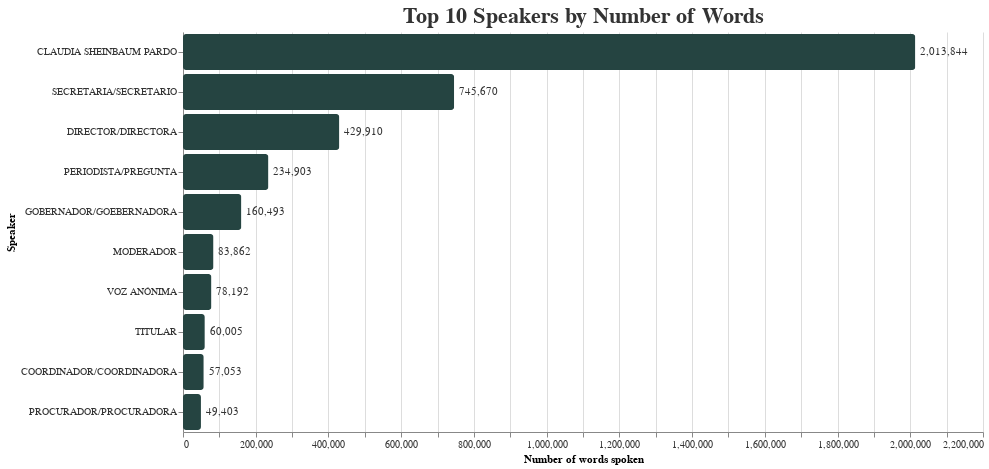

Notebook source saved alongside this figure:
### Code cell
chart_top_speakers = (
    alt.Chart(df_4)
    .mark_bar(color=color_journalist, cornerRadius=3)
    .encode(
        x=alt.X("total_words:Q", title="Number of words spoken"),
        y=alt.Y("speaker_clean:N", sort="-x", title="Speaker"),
        tooltip=[
            alt.Tooltip("speaker_clean:N", title="Speaker"),
            alt.Tooltip("total_words:Q", title="Number of words", format=","),
            alt.Tooltip("pct_of_total:Q", title="% of Total", format=".1%")
        ]
    )
    .properties(
        title="Top 10 Speakers by Number of Words",
        width=800,
        height=400
    )
)
labels = (
    alt.Chart(df_4)
    .mark_text(align="left", dx=5, color="#333")
    .encode(
        x="total_words:Q",
        y=alt.Y("speaker_clean:N", sort="-x"),
        text=alt.Text("total_words:Q", format=",")
    )
)

chart_top_speakers + labels

### Figure 1 — Vega-Lite specification as saved in the notebook (floating-point values rounded to 4 significant figures)
{"config": {"title": {"fontSize": 22, "font": "Helvetica Neue", "anchor": "middle", "color": "#333"}, "axis": {"labelFont": "Helvetica Neue", "titleFont": "Helvetica Neue", "labelColor": "#333"}, "view": {"strokeWidth": 0}}, "layer": [{"mark": {"type": "bar", "color": "#254441", "cornerRadius": 3}, "encoding": {"tooltip": [{"field": "speaker_clean", "title": "Speaker", "type": "nominal"}, {"field": "total_words", "format": ",", "title": "Number of words", "type": "quantitative"}, {"field": "pct_of_total", "format": ".1%", "title": "% of Total", "type": "quantitative"}], "x": {"field": "total_words", "title": "Number of words spoken", "type": "quantitative"}, "y": {"field": "speaker_clean", "sort": "-x", "title": "Speaker", "type": "nominal"}}, "title": "Top 10 Speakers by Number of Words"}, {"mark": {"type": "text", "align": "left", "color": "#333", "dx": 5}, "encoding": {"text": {"field": "total_words", "format": ",", "type": "quantitative"}, "x": {"field": "total_words", "type": "quantitative"}, "y": {"field": "speaker_clean", "sort": "-x", "type": "nominal"}}}], "data": {"name": "data-8c4b09e1a7b308bb281be335acbf8fd5"}, "height": 400, "width": 800, "$schema": "https://vega.github.io/schema/vega-lite/v5.20.1.json", "datasets": {"data-8c4b09e1a7b308bb281be335acbf8fd5": [{"speaker_clean": "CLAUDIA SHEINBAUM PARDO", "total_words": 2013844, "pct_of_total": 0.4345}, {"speaker_clean": "SECRETARIA/SECRETARIO", "total_words": 745670, "pct_of_total": 0.1609}, {"speaker_clean": "DIRECTOR/DIRECTORA", "total_words": 429910, "pct_of_total": 0.09275}, {"speaker_clean": "PERIODISTA/PREGUNTA", "total_words": 234903, "pct_of_total": 0.05068}, {"speaker_clean": "GOBERNADOR/GOEBERNADORA", "total_words": 160493, "pct_of_total": 0.03462}, {"speaker_clean": "MODERADOR", "total_words": 83862, "pct_of_total": 0.01809}, {"speaker_clean": "VOZ ANÓNIMA", "total_words": 78192, "pct_of_total": 0.01687}, {"speaker_clean": "TITULAR", "total_words": 60005, "pct_of_total": 0.01295}, {"speaker_clean": "COORDINADOR/COORDINADORA", "total_words": 57053, "pct_of_total": 0.01231}, {"speaker_clean": "PROCURADOR/PROCURADORA", "total_words": 49403, "pct_of_total": 0.01066}]}}
